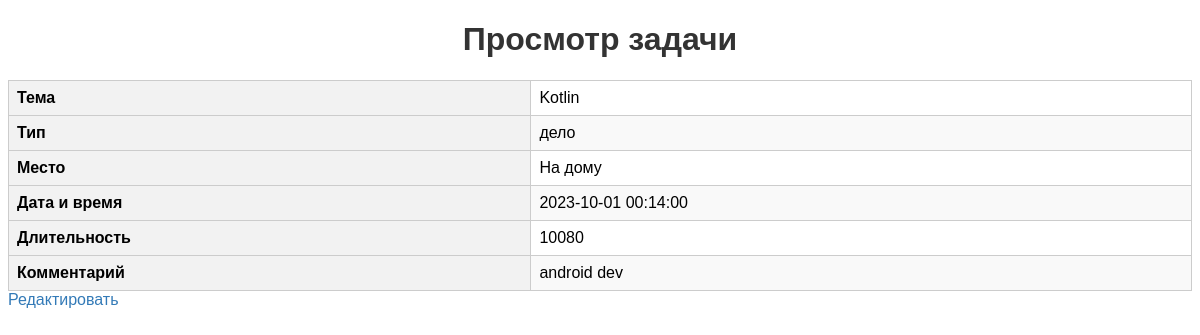
The page /index.php?action=show&id=19 (signed in) on the database its author committed.
### tables this page shows
CREATE TABLE `tasks` (
  `id` int(10) UNSIGNED NOT NULL,
  `topic` varchar(255) NOT NULL,
  `type` enum('встреча','звонок','совещание','дело') NOT NULL,
  `location` varchar(255) DEFAULT NULL,
  `date_time` datetime NOT NULL,
  `duration` int(11) DEFAULT NULL,
  `comment` text,
  `status` enum('текущая задача','просроченная','готово') NOT NULL DEFAULT 'текущая задача'
);

### controllers/TaskController.php (called while the page is built, shortened)
<?php
require_once 'models/TaskModel.php';
class TaskController
{
    public function show($id)
    {
        $task = TaskModel::getTask($id);
        include 'views/task/show.php';
    }
}

### models/TaskModel.php (called while the page is built, shortened)
<?php
class TaskModel
{
    public static function getTask($id)
    {
        global $pdo;
        $stmt = $pdo->prepare('SELECT * FROM tasks WHERE id = ?');
        $stmt->execute([$id]);
        return $stmt->fetch(PDO::FETCH_ASSOC);
    }
}

### views/task/show.php (the view, shortened to what this page needs)
<!DOCTYPE html>
<html>
<head>
</head>
<body>
    <h1>Просмотр задачи</h1>
    <table>
        <tr>
            <th>Тема</th>
            <td><?= $task['topic'] ?></td>
        </tr>
        <tr>
            <th>Тип</th>
            <td><?= $task['type'] ?></td>
        </tr>
        <tr>
            <th>Место</th>
            <td><?= $task['location'] ?></td>
        </tr>
        <tr>
            <th>Дата и время</th>
            <td><?= $task['date_time'] ?></td>
        </tr>
        <tr>
            <th>Длительность</th>
            <td><?= $task['duration'] ?></td>
        </tr>
        <tr>
            <th>Комментарий</th>
            <td><?= $task['comment'] ?></td>
        </tr>
    </table>
    <a href="index.php?action=edit&id=<?= $task['id'] ?>">Редактировать</a>
</body>
</html>

### views/task/show.php (style rules this page uses)
body { font-family: Arial, sans-serif; }
h1 { color: #333; text-align: center; }
table { width: 100%; border-collapse: collapse; margin-top: 20px; }
th, td { padding: 8px; border: 1px solid #ccc; }
th { background-color: #f2f2f2; font-weight: bold; text-align: left; }
tr:nth-child(even) { background-color: #f9f9f9; }
a { color: #337ab7; text-decoration: none; margin-right: 10px; }

### rows shown on the page
tasks: topic "Kotlin", type "дело", location "На дому", date_time "2023-10-01 00:14:00", duration "10080", comment "android dev"
